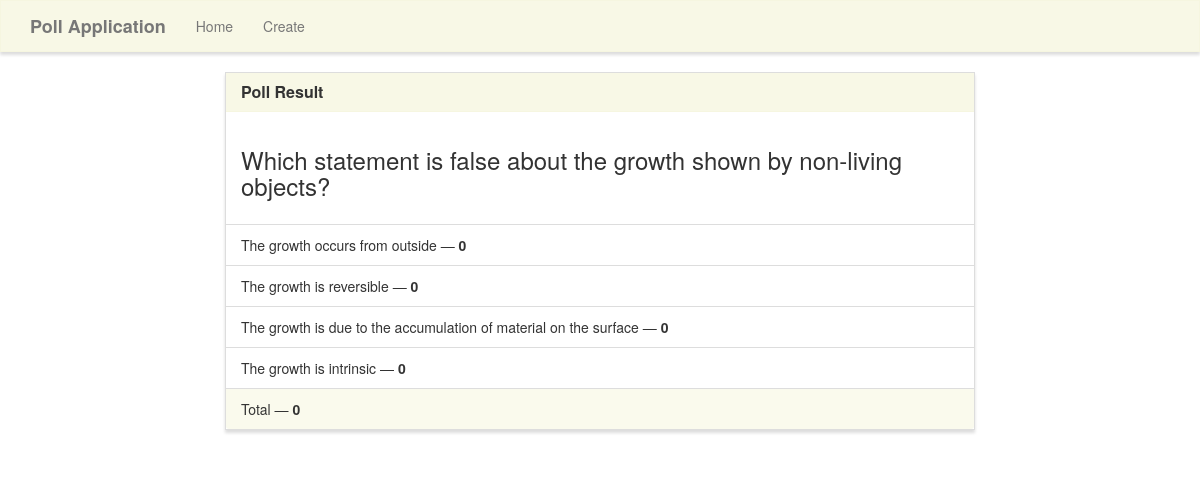
Screenshot of /results/19/ with the database file from the repository.
### survey/models.py (models this page shows)
class Poll(models.Model):
	question           = models.TextField(max_length=100)
	option_one         = models.CharField(max_length=100)
	option_two         = models.CharField(max_length=100)
	option_three       = models.CharField(max_length=100)
	option_four        = models.CharField(max_length=100)
	option_one_count   = models.IntegerField(default=0)
	option_two_count   = models.IntegerField(default=0)
	option_three_count = models.IntegerField(default=0)
	option_four_count = models.IntegerField(default=0)
	def total(self):
		return self.option_one_count + self.option_two_count + self.option_three_count + self.option_four_count

### survey/views.py (the view)
# urls.py: path('results/<poll_id>/',survey_views.results,name='results'),
def results(request,poll_id):
	poll=Poll.objects.get(pk=poll_id)
	context={
	'poll':poll
	}
	return render(request,'survey/results.html',context)

### survey/templates/survey/results.html (shortened to what this page needs)
{% extends "survey/base.html" %}
{% block main %}
<div class="row">
    <div class="col-lg-8 col-lg-offset-2">
        <div class="panel panel-default">
            <div class="panel-heading">
                <h3 class="panel-title">Poll Result</h3>
            </div>
            <div class="panel-body">
                <h3>{{ poll.question }}</h3>
            </div>
            <ul class="list-group">
                <li class="list-group-item">{{ poll.option_one }} &mdash; <strong>{{ poll.option_one_count }}</strong></li>
                <li class="list-group-item">{{ poll.option_two }} &mdash; <strong>{{ poll.option_two_count }}</strong></li>
                <li class="list-group-item">{{ poll.option_three }} &mdash; <strong>{{ poll.option_three_count }}</strong></li>
                <li class="list-group-item">{{ poll.option_four }} &mdash; <strong>{{ poll.option_four_count }}</strong></li>
            </ul>
            <div class="panel-footer">
                Total &mdash; <strong>{{ poll.total }}</strong>
            </div>
        </div>
    </div>
</div>
{% endblock %}

### survey/static/style.css (style rules this page uses)
.navbar-default, .btn, .form-control, .panel { border-radius: 0; }
.panel-default > .panel-heading { color: #333; background-color: rgba(245, 245, 220, .7); border-color: rgba(245, 245, 220, .6); border-top-left-radius: 0; border-top-right-radius: 0; }
.panel-footer { background-color: rgba(245, 245, 220, .5); border-color: rgba(245, 245, 220, .4); }
.panel { box-shadow: 0px 3px 3px 0px #ddd; }
a.navbar-brand, .panel-title { font-weight: bolder; }

### rows the page displays
Poll: question "Which statement is false about the growth shown by non-living objects?", option_one "The growth occurs from outside", option_one_count "0", option_two "The growth is reversible", option_two_count "0", option_three "The growth is due to the accumulation of material on the surface", option_three_count "0", option_four "The growth is intrinsic", option_four_count "0", total "0"
